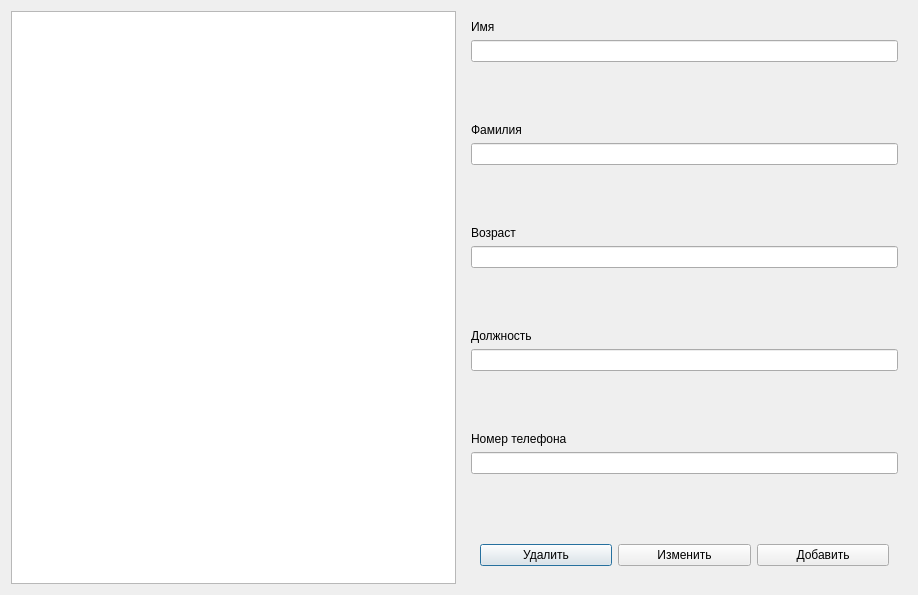
<?xml version="1.0" encoding="UTF-8"?>
<ui version="4.0">
 <class>Dialog</class>
 <widget class="QDialog" name="Dialog">
  <property name="geometry">
   <rect>
    <x>0</x>
    <y>0</y>
    <width>918</width>
    <height>595</height>
   </rect>
  </property>
  <property name="windowTitle">
   <string>Dialog</string>
  </property>
  <layout class="QHBoxLayout" name="horizontalLayout">
   <item>
    <widget class="QListWidget" name="studentsList"/>
   </item>
   <item>
    <widget class="QWidget" name="widget" native="true">
     <layout class="QVBoxLayout" name="verticalLayout">
      <item>
       <widget class="QLabel" name="label">
        <property name="text">
         <string>Имя</string>
        </property>
       </widget>
      </item>
      <item>
       <widget class="QLineEdit" name="fnameEdit"/>
      </item>
      <item>
       <spacer name="verticalSpacer">
        <property name="orientation">
         <enum>Qt::Orientation::Vertical</enum>
        </property>
        <property name="sizeHint" stdset="0">
         <size>
          <width>20</width>
          <height>40</height>
         </size>
        </property>
       </spacer>
      </item>
      <item>
       <widget class="QLabel" name="label_2">
        <property name="text">
         <string>Фамилия</string>
        </property>
       </widget>
      </item>
      <item>
       <widget class="QLineEdit" name="snameEdit"/>
      </item>
      <item>
       <spacer name="verticalSpacer_2">
        <property name="orientation">
         <enum>Qt::Orientation::Vertical</enum>
        </property>
        <property name="sizeHint" stdset="0">
         <size>
          <width>20</width>
          <height>40</height>
         </size>
        </property>
       </spacer>
      </item>
      <item>
       <widget class="QLabel" name="label_3">
        <property name="text">
         <string>Возраст</string>
        </property>
       </widget>
      </item>
      <item>
       <widget class="QLineEdit" name="ageEdit"/>
      </item>
      <item>
       <spacer name="verticalSpacer_3">
        <property name="orientation">
         <enum>Qt::Orientation::Vertical</enum>
        </property>
        <property name="sizeHint" stdset="0">
         <size>
          <width>20</width>
          <height>40</height>
         </size>
        </property>
       </spacer>
      </item>
      <item>
       <widget class="QLabel" name="posLabel">
        <property name="text">
         <string>Должность</string>
        </property>
       </widget>
      </item>
      <item>
       <widget class="QLineEdit" name="posEdit"/>
      </item>
      <item>
       <spacer name="verticalSpacer_4">
        <property name="orientation">
         <enum>Qt::Orientation::Vertical</enum>
        </property>
        <property name="sizeHint" stdset="0">
         <size>
          <width>20</width>
          <height>40</height>
         </size>
        </property>
       </spacer>
      </item>
      <item>
       <widget class="QLabel" name="phoneLabel">
        <property name="text">
         <string>Номер телефона</string>
        </property>
       </widget>
      </item>
      <item>
       <widget class="QLineEdit" name="phoneEdit"/>
      </item>
      <item>
       <spacer name="verticalSpacer_5">
        <property name="orientation">
         <enum>Qt::Orientation::Vertical</enum>
        </property>
        <property name="sizeHint" stdset="0">
         <size>
          <width>20</width>
          <height>40</height>
         </size>
        </property>
       </spacer>
      </item>
      <item>
       <widget class="QWidget" name="widget_2" native="true">
        <layout class="QHBoxLayout" name="horizontalLayout_2">
         <item>
          <widget class="QPushButton" name="deleteButton">
           <property name="text">
            <string>Удалить</string>
           </property>
          </widget>
         </item>
         <item>
          <widget class="QPushButton" name="editButton">
           <property name="text">
            <string>Изменить</string>
           </property>
          </widget>
         </item>
         <item>
          <widget class="QPushButton" name="adddButton">
           <property name="text">
            <string>Добавить</string>
           </property>
          </widget>
         </item>
        </layout>
       </widget>
      </item>
     </layout>
    </widget>
   </item>
  </layout>
 </widget>
 <resources/>
 <connections/>
</ui>
